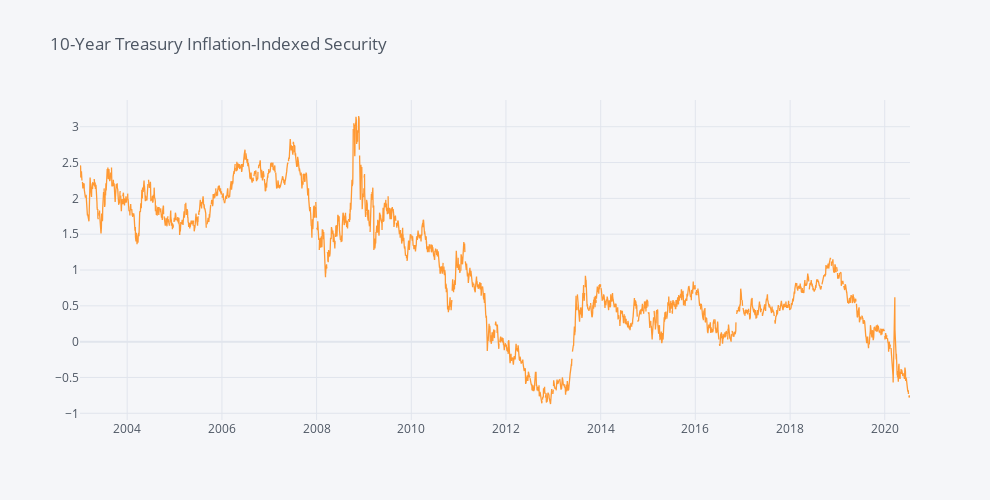

The notebook cell saved with this chart:
### Code cell
DFII10.iplot(dimensions=pa.dimensions, title='10-Year Treasury Inflation-Indexed Security')

### Figure 1 — Plotly figure (JSON) as saved in the notebook; plotly's stock layout.template omitted (floating-point values rounded to 4 significant figures; data arrays with more than 128 entries replaced by an {"elided": "..."} marker saying what was removed)
{"data": [{"line": {"color": "rgba(255, 153, 51, 1.0)", "dash": "solid", "shape": "linear", "width": 1.3}, "mode": "lines", "name": "DFII10", "text": "", "type": "scatter", "x": {"elided": "4574 str values"}, "y": {"elided": "4574 mixed values"}}], "layout": {"height": 500, "legend": {"bgcolor": "#F5F6F9", "font": {"color": "#4D5663"}}, "paper_bgcolor": "#F5F6F9", "plot_bgcolor": "#F5F6F9", "title": {"font": {"color": "#4D5663"}, "text": "10-Year Treasury Inflation-Indexed Security"}, "width": 990, "xaxis": {"autorange": true, "gridcolor": "#E1E5ED", "range": ["2003-01-02", "2020-07-14"], "showgrid": true, "tickfont": {"color": "#4D5663"}, "title": {"font": {"color": "#4D5663"}, "text": ""}, "type": "date", "zerolinecolor": "#E1E5ED"}, "yaxis": {"autorange": true, "gridcolor": "#E1E5ED", "range": [-1.093, 3.373], "showgrid": true, "tickfont": {"color": "#4D5663"}, "title": {"font": {"color": "#4D5663"}, "text": ""}, "type": "linear", "zerolinecolor": "#E1E5ED"}}}
